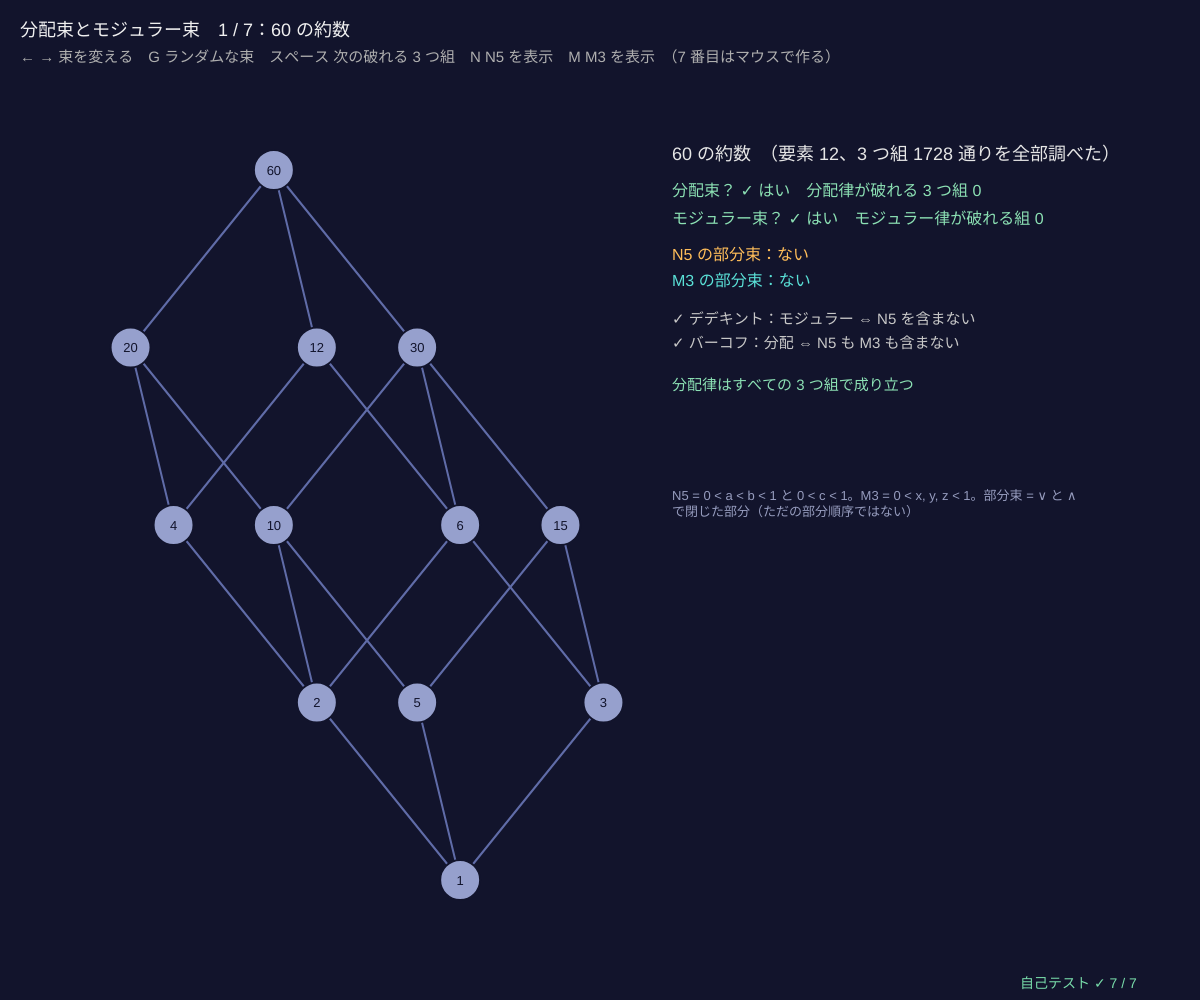
Frame 1 (no input)
Frame 60 (no input): identical to frame 1, image omitted
Frame 120 (the mouse pressed at the canvas centre since frame 60): identical to frame 1, image omitted

The p5.js sketch that drew this single still picture (run headless with seeded random() and noise() and a simulated clock; from frame 60 on, the mouse is pressed at the canvas centre):

// p5.js sketch
// ── sketch.js
// ============================================
// 04 分配束とモジュラー束 ─ すべての 3 つ組で法則を調べ、N5 と M3 をさがす
// 分配律：x ∧ (y ∨ z) = (x ∧ y) ∨ (x ∧ z)。モジュラー律：x ≤ z なら x ∨ (y ∧ z) = (x ∨ y) ∧ z
// デデキントの定理「N5 を部分束に含まない ⇔ モジュラー」、バーコフの定理「N5 も M3 も含まない ⇔ 分配」を確かめる
// ← → 束を変える / G ランダムな束（部分集合の族を ∩ で閉じたもの）/ 最後の「マウスで作る束」は下の部分集合をクリックで出し入れ / スペース 破れる 3 つ組を順に表示 / N N5 を表示 / M M3 を表示
// ============================================

let li = 0, lat, res, show = 'triple', ti = 0, randSeed = 7;
const NAMES = ['60 の約数', '部分集合 {a,b,c}', '𝔽₂³ の部分空間', 'N5', 'M3', 'ランダムな束（G）', 'マウスで作る束'];
let myGens = new Set([1, 3, 4]);       // ★ マウスで作る束のはじめの集合 {a}, {a,b}, {c}（∩ で閉じると N5 の形）

function setup() { createCanvas(windowWidth, windowHeight); selfTest(); rebuild(); }

function smallLattice(kind) {          // N5 と M3（被覆から）
  return kind === 'N5' ? fromCovers(['0', 'a', 'b', 'c', '1'], [[0, 1], [1, 2], [2, 4], [0, 3], [3, 4]]) : fromCovers(['0', 'x', 'y', 'z', '1'], [[0, 1], [0, 2], [0, 3], [1, 4], [2, 4], [3, 4]]);
}
function subspaceLattice() {           // 𝔽₂³ の 8 つのベクトルの集合（ビットマスク）のうち、0 を含み XOR で閉じたもの = 部分空間
  let sp = [];
  for (let m = 1; m < 256; m += 2) { let ok = true; for (let u = 0; u < 8 && ok; u++) for (let v = 0; v < 8 && ok; v++) if (m >> u & 1 && m >> v & 1 && !(m >> (u ^ v) & 1)) ok = false; if (ok) sp.push(m); }
  sp.sort((a, b) => popc(a) - popc(b));
  let lab = sp.map((m) => { let k = popc(m); if (k === 1) return '0'; if (k === 8) return '𝔽³'; let v = [...Array(8).keys()].filter((u) => u && m >> u & 1); return k === 2 ? v[0].toString(2).padStart(3, '0') : '⟨' + v.join('') + '⟩'; });
  return makePoset(sp.length, (i, j) => (sp[i] & sp[j]) === sp[i], lab);
}
function closureLattice(sd, gens) {    // {a,b,c,d} の部分集合をいくつか選び（gens、なければランダム）、共通部分 ∩ で閉じる（全体も入れる）→ いつも束
  let fam = new Set([15]);
  if (gens) gens.forEach((m) => fam.add(m)); else { seedRng(sd); let k = 3 + Math.floor(rnd() * 5); for (let t = 0; t < k; t++) fam.add(Math.floor(rnd() * 15)); }
  let grow = true; while (grow) { grow = false; for (let a of [...fam]) for (let b of [...fam]) if (!fam.has(a & b)) { fam.add(a & b); grow = true; } }
  let F = [...fam].sort((a, b) => popc(a) - popc(b) || a - b);
  return makePoset(F.length, (i, j) => (F[i] & F[j]) === F[i], F.map((m) => setName(m, 4)));
}
function latticeOf(k, sd) { return k === 0 ? divisorPoset(60) : k === 1 ? powersetPoset(3) : k === 2 ? subspaceLattice() : k === 3 ? smallLattice('N5') : k === 4 ? smallLattice('M3') : k === 5 ? closureLattice(sd) : closureLattice(0, myGens); }
// すべての 3 つ組で調べる ＋ N5・M3 の部分束をさがす
function analyze(lat) {
  tables(lat); let n = lat.n, J = lat.J, M = lat.M, r = { dist: [], mod: [], n5: null, m3: null };
  for (let x = 0; x < n; x++) for (let y = 0; y < n; y++) for (let z = 0; z < n; z++) {
    if (M[x][J[y][z]] !== J[M[x][y]][M[x][z]]) r.dist.push([x, y, z]);
    if (lat.R[x][z] && J[x][M[y][z]] !== M[J[x][y]][z]) r.mod.push([x, y, z]);
  }
  for (let a = 0; a < n && !r.n5; a++) for (let b = 0; b < n && !r.n5; b++) if (a !== b && lat.R[a][b])   // a < b と c で a∨c = b∨c、a∧c = b∧c
    for (let c = 0; c < n; c++) if (J[a][c] === J[b][c] && M[a][c] === M[b][c]) { r.n5 = [M[a][c], a, b, c, J[a][c]]; break; }
  for (let x = 0; x < n && !r.m3; x++) for (let y = x + 1; y < n && !r.m3; y++) for (let z = y + 1; z < n; z++)                  // 3 つの上限も下限も全部同じ
    if (J[x][y] === J[y][z] && J[x][y] === J[x][z] && M[x][y] === M[y][z] && M[x][y] === M[x][z]) { r.m3 = [M[x][y], x, y, z, J[x][y]]; break; }
  return r;
}
function rebuild() { lat = latticeOf(li, randSeed); res = analyze(lat); ti = 0; layoutHasse(lat, 110, 170, width * 0.52 - 110, height - 290, li <= 1); }

function draw() {
  background(18, 20, 44);
  let hl = [], hc = [255, 110, 130], fails = res.dist.length ? res.dist : [];
  if (show === 'triple' && fails.length) hl = fails[ti % fails.length];
  if (show === 'N5' && res.n5) { hl = res.n5; hc = [255, 190, 90]; }
  if (show === 'M3' && res.m3) { hl = res.m3; hc = [90, 225, 215]; }
  let inHl = (a) => hl.includes(a) && show !== 'triple';
  drawHasse(lat, { rad: 20, fs: lat.n > 12 ? 10 : 13, col: (i) => (hl.includes(i) ? (show === 'triple' ? [[255, 255, 255], [255, 150, 160], [255, 200, 120]][hl.indexOf(i)] : hc) : [150, 160, 205]),
    ecol: (a, b) => (inHl(a) && inHl(b) ? hc : null) });
  // ---- 右のパネル
  let px = width * 0.56, y = 160, yes = (v) => (v ? '✓ はい' : '✗ いいえ'), dist = res.dist.length === 0, mod = res.mod.length === 0;
  noStroke(); fill(230); textSize(18); text(NAMES[li] + '　（要素 ' + lat.n + '、3 つ組 ' + lat.n ** 3 + ' 通りを全部調べた）', px, y);
  textSize(16);
  fill(dist ? [140, 225, 180] : [255, 130, 140]); text('分配束？ ' + yes(dist) + '　分配律が破れる 3 つ組 ' + res.dist.length, px, y + 36);
  fill(mod ? [140, 225, 180] : [255, 130, 140]); text('モジュラー束？ ' + yes(mod) + '　モジュラー律が破れる組 ' + res.mod.length, px, y + 64);
  fill(255, 190, 90); text('N5 の部分束：' + (res.n5 ? res.n5.map((i) => lat.lab[i]).join(', ') : 'ない'), px, y + 100);
  fill(90, 225, 215); text('M3 の部分束：' + (res.m3 ? res.m3.map((i) => lat.lab[i]).join(', ') : 'ない'), px, y + 126);
  fill(200); textSize(15);
  text((mod === !res.n5 ? '✓' : '✗') + ' デデキント：モジュラー ⇔ N5 を含まない', px, y + 164);
  text((dist === (!res.n5 && !res.m3) ? '✓' : '✗') + ' バーコフ：分配 ⇔ N5 も M3 も含まない', px, y + 188);
  if (show === 'triple' && fails.length) {
    let [x, yy, z] = hl, L = lat.lab, J = lat.J, M = lat.M;
    fill(255); text('破れる 3 つ組 ' + ((ti % fails.length) + 1) + ' / ' + fails.length + '：x = ' + L[x] + '（白）、y = ' + L[yy] + '（赤）、z = ' + L[z] + '（黄）', px, y + 230);
    fill(255, 160, 170); text('x ∧ (y ∨ z) = ' + L[x] + ' ∧ ' + L[J[yy][z]] + ' = ' + L[M[x][J[yy][z]]], px, y + 258);
    text('(x ∧ y) ∨ (x ∧ z) = ' + L[M[x][yy]] + ' ∨ ' + L[M[x][z]] + ' = ' + L[J[M[x][yy]][M[x][z]]] + '　← ちがう', px, y + 282);
  } else if (show === 'triple') { fill(140, 225, 180); text('分配律はすべての 3 つ組で成り立つ', px, y + 230); }
  fill(150, 156, 190); textSize(13);
  text('N5 = 0 < a < b < 1 と 0 < c < 1。M3 = 0 < x, y, z < 1。部分束 = ∨ と ∧ で閉じた部分（ただの部分順序ではない）', px, y + 330, width - px - 20);
  if (li === 6) {                      // マウスで作る束：下の 14 個の部分集合をクリックで出し入れ（全体と ∩ は自動で足す）
    textSize(14); textAlign(CENTER, CENTER);
    for (let m = 1; m < 15; m++) { let x = 20 + (m - 1) * 62, on = myGens.has(m); stroke(on ? [90, 225, 215] : [80, 88, 140]); fill(on ? [40, 90, 100] : [30, 34, 70]); rect(x, height - 70, 56, 30, 6); noStroke(); fill(on ? 255 : 170); text(setName(m, 4), x + 28, height - 55); }
    textAlign(LEFT, BASELINE); fill(175); text('クリックで集合を出し入れ → ∩ で閉じて全体 abcd を足すと、いつも束になる', 20, height - 80);
  }
  fill(240); textSize(18); text('分配束とモジュラー束　' + (li + 1) + ' / ' + NAMES.length + '：' + NAMES[li], 20, 36);
  fill(175); textSize(15); text('← → 束を変える　G ランダムな束　スペース 次の破れる 3 つ組　N N5 を表示　M M3 を表示　（7 番目はマウスで作る）', 20, 62);
  drawSelfTest(width - 180, height - 12);
}

function mousePressed() {
  if (li !== 6 || mouseY < height - 70 || mouseY > height - 40) return;
  let m = Math.floor((mouseX - 20) / 62) + 1; if (m < 1 || m > 14 || mouseX - 20 - (m - 1) * 62 > 56) return;
  if (myGens.has(m)) myGens.delete(m); else myGens.add(m); rebuild();
}
function keyPressed() {
  if (key === RIGHT_ARROW) { li = (li + 1) % NAMES.length; rebuild(); }
  if (key === LEFT_ARROW) { li = (li + NAMES.length - 1) % NAMES.length; rebuild(); }
  if (key === 'g' || key === 'G') { li = 5; randSeed++; rebuild(); }
  if (key === ' ') { show = 'triple'; ti++; }
  if (key === 'n' || key === 'N') show = 'N5';
  if (key === 'm' || key === 'M') show = 'M3';
  return false;
}

// ---- 自己テスト
function selfTest() {
  selfTestResults = [];
  let n5 = analyze(smallLattice('N5')), m3 = analyze(smallLattice('M3'));
  check('N5：モジュラー？ いいえ、分配？ いいえ', n5.mod.length > 0 && n5.dist.length > 0);
  check('M3：分配？ いいえ、でもモジュラー？ はい', m3.dist.length > 0 && m3.mod.length === 0);
  let d60 = analyze(divisorPoset(60)), b3 = analyze(powersetPoset(3));
  check('60 の約数の束と部分集合の束は分配束（N5 も M3 もない）', d60.dist.length === 0 && b3.dist.length === 0 && !d60.n5 && !d60.m3 && !b3.m3);
  let Vs = subspaceLattice(), vr = analyze(Vs);
  check('𝔽₂³ の部分空間は 1 + 7 + 7 + 1 = 16 個、モジュラーだが分配ではない（M3 を含む）', Vs.n === 16 && Vs.rk.filter((r) => r === 1).length === 7 && vr.mod.length === 0 && vr.dist.length > 0 && vr.m3);
  let okD = true, okB = true, cnt = { n5: 0, m3: 0, dist: 0 };
  for (let sd = 1; sd <= 60; sd++) {
    let L = closureLattice(sd * 13), r = analyze(L), mod = r.mod.length === 0, dist = r.dist.length === 0;
    if (!isLattice(L)) okD = false;
    if (mod !== !r.n5) okD = false; if (dist !== (!r.n5 && !r.m3)) okB = false; if (dist && !mod) okB = false;
    if (r.n5) cnt.n5++; if (r.m3) cnt.m3++; if (dist) cnt.dist++;
  }
  let my = closureLattice(0, new Set([1, 3, 4])), myr = analyze(my);
  check('マウスで作る束のはじめ {a}, {a,b}, {c} を ∩ で閉じると 5 個の N5（モジュラーでない）', my.n === 5 && isLattice(my) && myr.mod.length > 0 && myr.n5);
  check('ランダムな束 60 個：モジュラー ⇔ N5 なし（デデキント）', okD && cnt.n5 > 0);
  check('ランダムな束 60 個：分配 ⇔ N5 も M3 もなし（バーコフ）、分配ならモジュラー（分配 ' + cnt.dist + '、N5 あり ' + cnt.n5 + '、M3 あり ' + cnt.m3 + '）', okB && cnt.dist > 0);
  reportSelfTest();
}

// ---------- やってみよう ----------
// 1. N5 でスペースを押して、分配律が破れる 3 つ組を手で計算しよう（x ∧ (y ∨ z) と (x ∧ y) ∨ (x ∧ z)）
// 2. M3 はモジュラーなのに分配ではない。どの 3 つ組で破れる？
// 3. 𝔽₂³ の部分空間（原点を通る直線と平面）の束で M を押す。どの 3 本の直線が M3 を作る？
// 4. G を何回か押す。N5 を含む束と含まない束はどんな形？
// 5. 約数の束はいつも分配束。なぜ？（gcd と lcm は「指数の min と max」）


// ==================================================
// ここから下は「束論の道具」（中身は読まなくても OK。消さないでね）
// ==================================================
// ---- 順序集合 P = { n, R, lab, cov, rk, pos }。R[i][j] = 1 は「i ≤ j」（n × n の 0/1 の表）
function makePoset(n, leqFn, labs) {
  let R = [];
  for (let i = 0; i < n; i++) { R.push(new Uint8Array(n)); for (let j = 0; j < n; j++) R[i][j] = i === j || leqFn(i, j) ? 1 : 0; }
  return posetFromRel(R, labs);
}
function posetFromRel(R, labs) { let n = R.length, cov = coversOf(R); return { n, R, cov, rk: ranksOf(n, cov), pos: [], lab: labs || [...Array(n).keys()].map(String) }; }
function fromCovers(labs, cv) { let n = labs.length, R = []; for (let i = 0; i < n; i++) R.push(new Uint8Array(n)); for (let [a, b] of cv) R[a][b] = 1; return posetFromRel(closeRel(R), labs); }   // 被覆の組から
function closeRel(R) {                 // 反射的・推移的閉包（ワーシャル法：k を経由して行けるなら i ≤ j）
  let n = R.length, C = R.map((r) => Uint8Array.from(r));
  for (let i = 0; i < n; i++) C[i][i] = 1;
  for (let k = 0; k < n; k++) for (let i = 0; i < n; i++) if (C[i][k]) for (let j = 0; j < n; j++) if (C[k][j]) C[i][j] = 1;
  return C;
}
function isReflexive(R) { return R.every((r, i) => r[i] === 1); }
function isAntisym(R) { for (let i = 0; i < R.length; i++) for (let j = i + 1; j < R.length; j++) if (R[i][j] && R[j][i]) return false; return true; }
function isTransitive(R) { let n = R.length; for (let i = 0; i < n; i++) for (let j = 0; j < n; j++) if (R[i][j]) for (let k = 0; k < n; k++) if (R[j][k] && !R[i][k]) return false; return true; }
function isPoset(R) { return isReflexive(R) && isAntisym(R) && isTransitive(R); }
function coversOf(R) {                 // 被覆 a ⋖ b：a < b で、間にはさまる c がない（推移的簡約 = ハッセ図の辺）
  let n = R.length, E = [], lt = (a, b) => a !== b && R[a][b] && !R[b][a];
  for (let a = 0; a < n; a++) for (let b = 0; b < n; b++) if (lt(a, b)) {
    let ok = true; for (let c = 0; c < n && ok; c++) if (lt(a, c) && lt(c, b)) ok = false;
    if (ok) E.push([a, b]);
  }
  return E;
}
function ranksOf(n, cov) {             // ランク = 下から c までの最長の鎖の長さ（最大 n 回くり返せば止まる）
  let rk = new Array(n).fill(0);
  for (let t = 0; t <= n; t++) { let ch = false; for (let [a, b] of cov) if (rk[b] < rk[a] + 1 && rk[a] < n) { rk[b] = rk[a] + 1; ch = true; } if (!ch) break; }
  return rk;
}
function allOf(P) { return [...Array(P.n).keys()]; }
function upperOf(P, a, b) { return allOf(P).filter((c) => P.R[a][c] && P.R[b][c]); }   // 上界：a と b の両方より上
function lowerOf(P, a, b) { return allOf(P).filter((c) => P.R[c][a] && P.R[c][b]); }   // 下界
function leastOf(P, Sx) { for (let x of Sx) if (Sx.every((y) => P.R[x][y])) return x; return -1; }      // 最小元（なければ −1）
function greatestOf(P, Sx) { for (let x of Sx) if (Sx.every((y) => P.R[y][x])) return x; return -1; }   // 最大元
function joinOf(P, a, b) { return leastOf(P, upperOf(P, a, b)); }     // 上限 a ∨ b = 最小上界（なければ −1）
function meetOf(P, a, b) { return greatestOf(P, lowerOf(P, a, b)); }  // 下限 a ∧ b = 最大下界
function botOf(P) { return leastOf(P, allOf(P)); }
function topOf(P) { return greatestOf(P, allOf(P)); }
function isLattice(P) { if (P.n === 0) return false; for (let a = 0; a < P.n; a++) for (let b = a + 1; b < P.n; b++) if (joinOf(P, a, b) < 0 || meetOf(P, a, b) < 0) return false; return true; }
function tables(P) {                   // 上限・下限の表（何度も使うので先に計算）
  P.J = []; P.M = [];
  for (let a = 0; a < P.n; a++) { P.J.push(new Int16Array(P.n)); P.M.push(new Int16Array(P.n)); for (let b = 0; b < P.n; b++) { P.J[a][b] = joinOf(P, a, b); P.M[a][b] = meetOf(P, a, b); } }
  return P;
}
// ---- よく使う束：約数の束（割り切る）と部分集合の束（含まれる）
function gcdOf(a, b) { while (b) [a, b] = [b, a % b]; return a; }
function lcmOf(a, b) { return (a / gcdOf(a, b)) * b; }
function divisorsOf(n) { let d = []; for (let k = 1; k <= n; k++) if (n % k === 0) d.push(k); return d; }
function primeFactors(n) { let f = []; for (let p = 2; p * p <= n; p++) if (n % p === 0) { let e = 0; while (n % p === 0) { n /= p; e++; } f.push([p, e]); } if (n > 1) f.push([n, 1]); return f; }
function divisorPoset(n) {
  let D = divisorsOf(n), P = makePoset(D.length, (i, j) => D[j] % D[i] === 0, D.map(String)), ps = primeFactors(n).map((f) => f[0]), dir = [-1, 1, -0.3, 0.55, -0.62];
  P.val = D; P.hint = (i) => ps.reduce((s, p, t) => { let e = 0, v = D[i]; while (v % p === 0) { v /= p; e++; } return s + e * dir[t % 5]; }, 0);
  return P;
}
function popc(m) { let c = 0; while (m) { c += m & 1; m >>= 1; } return c; }
function setName(m, k) { let s = ''; for (let t = 0; t < k; t++) if (m >> t & 1) s += 'abcdefg'[t]; return s || '∅'; }
function powersetPoset(k) {
  let P = makePoset(1 << k, (i, j) => (i & j) === i, [...Array(1 << k).keys()].map((m) => setName(m, k))), dir = [-1, 1, -0.3, 0.55];
  P.val = [...Array(1 << k).keys()]; if (k <= 4) P.hint = (i) => dir.reduce((s, d, t) => s + (i >> t & 1) * d, 0);
  return P;
}
// ---- ハッセ図を描く：高さ = ランク、横 = hint（なければ下の被覆の平均の順）
function layoutHasse(P, x, y, w, h, exact) {
  let mr = Math.max(0, ...P.rk), lv = [], px = new Array(P.n).fill(0.5);
  for (let r = 0; r <= mr; r++) lv.push([]);
  for (let i = 0; i < P.n; i++) lv[P.rk[i]].push(i);
  for (let r = 0; r <= mr; r++) {
    for (let i of lv[r]) { if (P.hint) px[i] = P.hint(i); else { let s = 0, c = 0; for (let [a, b] of P.cov) if (b === i) { s += px[a]; c++; } px[i] = (c ? s / c : 0.5) + i * 1e-6; } }
    lv[r].sort((a, b) => px[a] - px[b]);
    if (!(exact && P.hint)) lv[r].forEach((i, k) => (px[i] = (k + 0.5) / lv[r].length));
  }
  if (exact && P.hint) { let lo = Math.min(...px), hi = Math.max(...px); px = px.map((v) => (hi > lo ? 0.04 + 0.92 * (v - lo) / (hi - lo) : 0.5)); }
  P.pos = []; for (let i = 0; i < P.n; i++) P.pos.push([x + w * px[i], y + h - (mr ? P.rk[i] / mr : 0.5) * h]);
}
function drawHasse(P, o) {             // o = { col(i), ecol(a, b), rad, fs }。色は [r, g, b]
  o = o || {}; let rad = o.rad || 16;
  strokeWeight(2);
  for (let [a, b] of P.cov) { stroke(...((o.ecol && o.ecol(a, b)) || [96, 108, 168])); line(P.pos[a][0], P.pos[a][1], P.pos[b][0], P.pos[b][1]); }
  textAlign(CENTER, CENTER); textSize(o.fs || 13);
  for (let i = 0; i < P.n; i++) {
    stroke(18, 20, 44); strokeWeight(2); fill(...((o.col && o.col(i)) || [226, 232, 248])); circle(P.pos[i][0], P.pos[i][1], 2 * rad);
    noStroke(); fill(18, 20, 44); text(P.lab[i], P.pos[i][0], P.pos[i][1] + 1);
  }
  textAlign(LEFT, BASELINE);
}
function nodeAt(P, mx, my, r) { let best = -1, bd = r || 20; for (let i = 0; i < P.n; i++) { let d = Math.hypot(P.pos[i][0] - mx, P.pos[i][1] - my); if (d < bd) { bd = d; best = i; } } return best; }
// ---- 種つきの乱数（同じ種なら毎回同じ列）
let rngState = 1;
function seedRng(sd) { rngState = (sd >>> 0) || 1; }
function rnd() {                       // 0〜1 の一様乱数（mulberry32）
  rngState = (rngState + 0x6d2b79f5) >>> 0;
  let t = rngState;
  t = Math.imul(t ^ (t >>> 15), t | 1);
  t ^= t + Math.imul(t ^ (t >>> 7), t | 61);
  return ((t ^ (t >>> 14)) >>> 0) / 4294967296;
}
function randomPoset(n, p) { let o = []; for (let i = 0; i < n; i++) o.push(i); for (let i = n - 1; i > 0; i--) { let j = Math.floor(rnd() * (i + 1)); [o[i], o[j]] = [o[j], o[i]]; }   // ランダムな順番 o で、前 → 後ろに確率 p で辺 → 閉包
  let R = []; for (let i = 0; i < n; i++) R.push(new Uint8Array(n));
  for (let a = 0; a < n; a++) for (let b = a + 1; b < n; b++) if (rnd() < p) R[o[a]][o[b]] = 1;
  return posetFromRel(closeRel(R));
}
function clampv(v, a, b) { return v < a ? a : v > b ? b : v; }
// ---- 自己テストの道具
let selfTestResults = [];
function check(name, cond) { selfTestResults.push({ name, ok: !!cond }); }
function reportSelfTest() { for (let r of selfTestResults) (r.ok ? console.log : console.error)((r.ok ? '✓ ' : '✗ ') + r.name); }
function selfTestLine() { let k = selfTestResults.filter((r) => r.ok).length; return '自己テスト ' + (k === selfTestResults.length ? '✓ ' : '✗ ') + k + ' / ' + selfTestResults.length; }
function drawSelfTest(x, y) { noStroke(); fill(...(selfTestResults.every((r) => r.ok) ? [120, 220, 170] : [255, 90, 90])); textSize(14); textAlign(LEFT, BASELINE); text(selfTestLine(), x, y); }
